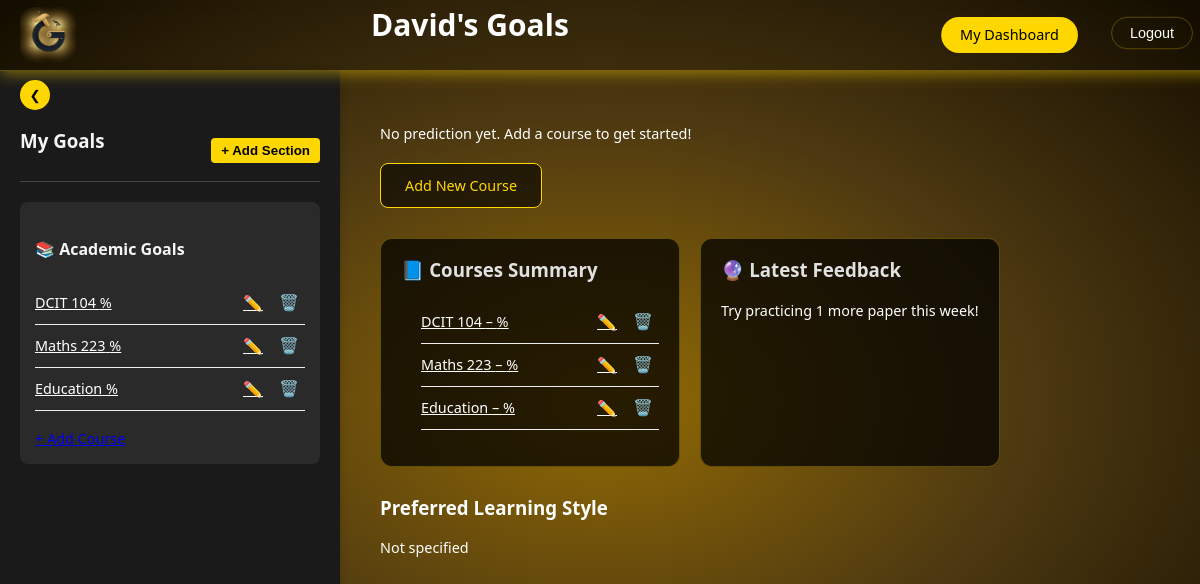
The app's page /polls/hero/ (signed in) with its own data.
### polls/models.py (models this page shows, shortened)
class SubjectEntry(models.Model):
    student = models.ForeignKey('Student', on_delete=models.CASCADE, related_name='subject_entries')
    subject_name = models.CharField(max_length=100)
    hours_studied = models.FloatField(default=0)
    previous_scores = models.FloatField(default=50)
    extracurricular = models.CharField(max_length=10, choices=[('Yes', 'Yes'), ('No', 'No')], default='No')
    sleep_hours = models.FloatField(default=8)
    question_papers = models.IntegerField(default=0)
    motivation = models.CharField(max_length=255, default='Medium')
    preferred_learning_style = models.TextField(default='None')
    predicted_score = models.FloatField(null=True, blank=True)
    study_guide = models.TextField(null=True, blank=True)
    study_plan_pdf = models.FileField(upload_to='study_plans/', null=True, blank=True)
    created_at = models.DateTimeField(auto_now_add=True)
    updated_at = models.DateTimeField(auto_now=True)
    class Meta:
        unique_together = ('student', 'subject_name')

### polls/views.py (the view)
# urls.py: path('hero/', views.hero_view, name='hero'),
@login_required
def hero_view(request):
    student = request.user.student
    latest_score = SubjectEntry.objects.filter(student=student).last()
    recent_feedback = "Try practicing 1 more paper this week!"
    courses = SubjectEntry.objects.filter(student__user=request.user)
    return render(request, 'hero.html', {
        'latest_score': latest_score,
        'recent_feedback': recent_feedback,
        'courses': courses,
    })

### polls/templates/hero.html (shortened to what this page needs)
{% extends 'base.html' %}
{% load static %}
{% block content %}
<div class="main-content">
    <header class="main-header">
        <div class="logo-container">
            <a href="{% url 'hero' %}" class="logo-link">
                <img src="{% static 'images/gtlogo.png' %}"
                    alt="GoalTweaks Logo"
                    class="logo-img"/>
            </a>
        </div>
        <div class="page-titles">
            <h1 class="homepage-header">{{ user.username }}'s Goals</h1>
        </div>
        <div class="auth-buttons">
            <a href="{% url 'student_dashboard' %}" class="auth-btn dashboard-btn">My Dashboard</a>
            <form action="{% url 'logout' %}" method="POST" class="logout-form">
                <button type="submit" class="auth-btn logout-btn">Logout</button>
            </form>
        </div>
    </header>
    <main class="hero-container">
        {% if latest_entry %}
        <div class="prediction-card">
            <h2>📊 Predicted Score: {{ latest_entry.predicted_score }}%</h2>
            <p><strong>Study Plan:</strong> {{ latest_entry.study_plan }}</p>
        </div>
        {% else %}
            <p class="no-prediction">No prediction yet. Add a course to get started!</p>
        {% endif %}
        <div class="button-group">
            <a href="{% url 'create_subject_entry' %}" class="btn">Add New Course</a>
        </div>
        <section class="cards">
            <div class="card">
                <h3>📘 Courses Summary</h3>
                <ul class="courses-list">
                    {% for course in courses %}
                    <li>
                        <a href="{% url 'subject_dashboard' course.id %}">
                            {{ course.subject_name }} – {{ course.entries.first.predicted_score }}%
                        </a>
                        <div class="course-actions">
                            <a href="{% url 'edit_course' course.id %}" class="edit-btn">✏️</a>
                            <form method="post" action="{% url 'delete_course' course.id %}" onsubmit="return confirm('Are you sure?');">
                                <button type="submit" class="delete-btn">🗑️</button>
                            </form>
                        </div>
                    </li>
                    {% empty %}
                    <li class="empty-message">No courses added yet.</li>
                    {% endfor %}
                </ul>
            </div>
            <div class="card">
                <h3>🔮 Latest Feedback</h3>
                <p>{{ recent_feedback }}</p>
            </div>
        </section>
        <section class="preferred-learning-style">
            <h3>Preferred Learning Style</h3>
            <p>{{ latest_entry.preferred_learning_style|default:"Not specified" }}</p>
        </section>
    </main>
</div>
{% endblock %}

### polls/templates/sidebar_component.html (shortened to what this page needs)
{% load static %}
<div class="sidebar-content">
    <div class="sidebar-header">
        <h3>My Goals</h3>
        <button class="add-section-btn" id="addSectionBtn">+ Add Section</button>
    </div>
    <div class="sections-container">
        <div class="section" data-section="academic">
            <div class="section-header">
                <h4>📚 Academic Goals</h4>
            </div>
            <ul class="courses-list">
                {% for course in courses %}
                <li class="course-item">
                    <a href="{% url 'subject_dashboard' course.id %}" class="course-link">
                        <span class="course-name">{{ course.subject_name }}</span>
                        <span class="course-score">{{ course.entries.first.predicted_score }}%</span>
                    </a>
                    <div class="course-actions">
                        <a href="{% url 'edit_course' course.id %}" class="edit-btn">✏️</a>
                        <form method="post" action="{% url 'delete_course' course.id %}" onsubmit="return confirm('Are you sure?');">
                            <button type="submit" class="delete-btn">🗑️</button>
                        </form>
                    </div>
                </li>
                {% empty %}
                <li class="empty-message">No courses added yet</li>
                {% endfor %}
            </ul>
            <a href="{% url 'create_subject_entry' %}" class="add-course-btn">+ Add Course</a>
        </div>
    </div>
</div>

### polls/static/css/styles.css (style rules this page uses)
:root { --sidebar-width: 300px; --sidebar-collapsed-width: 80px; --transition-speed: 0.3s; --sidebar-z-index: 1000; --toggle-z-index: 1001; }
.sidebar-header { display: flex; justify-content: space-between; align-items: center; margin-top: 10px; margin-bottom: 20px; border-bottom: 1px solid #444; padding-bottom: 10px; }
.main-content { transition: margin-left 0.3s ease; }
.add-section-btn { background-color: #FFD700; color: #000; border: none; padding: 5px 10px; border-radius: 4px; cursor: pointer; font-weight: bold; }
.section { margin-bottom: 20px; background-color: #2a2a2a; border-radius: 8px; padding: 15px; }

### polls/static/css/hero.css (style rules this page uses)
body { margin: 0; font-family: 'Segoe UI', sans-serif; background: radial-gradient(#946b04,#4d3911, #150e00); display: flex; color: white; }
.main-content { padding: 20px; transition: margin-left 0.3s ease; }
.main-header { position: sticky; top: 0; z-index: 999; padding: 15px; box-shadow: 0 2px 5px rgba(0,0,0,0.1); display: flex; justify-content: space-between; align-items: center; }
.hero-container { padding-left: 40px; padding-right: 40px; padding-top: 70px; max-width: 1200px; margin: auto; position: relative; z-index: 1; }
.dashboard-btn { background-color: #FFD700; color: #000; }
.logout-btn { font-weight: bold; background-color: #f4433600; color: white; border: white; cursor: pointer; }
.button-group { margin: 20px 0; display: flex; gap: 15px; margin-bottom: 30px; }
.btn { display: inline-block; padding: 12px 24px; background: rgba(0, 0, 0, 0.613); color: #FFD700; text-decoration: none; border-radius: 8px; border: 1px solid #FFD700; transition: all 0.3s ease; }
.cards { display: grid; grid-template-columns: repeat(auto-fit, minmax(300px, 1fr)); gap: 20px; margin-bottom: 30px; }
.card { background: rgba(0, 0, 0, 0.734); padding: 20px; border-radius: 12px; flex: 1; min-width: 250px; border: 1px solid rgba(255, 215, 0, 0.3); transition: all 0.3s ease; }
.card h3 { margin-top: 0; color: #e1e1e1; }
.card ul { padding-left: 20px; list-style-type: none; }
.card li { padding: 8px 0; border-bottom: 1px solid rgba(255, 215, 0, 0.1); }
.page-titles { width:40%; display: flex; align-content: center; margin: auto; }
.courses-list { list-style: none; padding: 0; }
.courses-list li { display: flex; justify-content: space-between; align-items: center; padding: 10px 0; border-bottom: 1px solid #eee; }
.courses-list li a { color: white !important; }
.course-actions { display: flex; gap: 10px; }
.homepage-header { font-size: 30px; }
.auth-buttons { display: flex; gap: 15px; }
.auth-btn { padding: 8px 15px; border-radius: 4px; text-decoration: none; font-weight: 500; }
.edit-btn, .delete-btn { background: none; border: none; cursor: pointer; font-size: 16px; }
.edit-btn { color: #2196F3; }
.delete-btn { color: #f44336; }

### polls/static/css/styles_preview.css (style rules this page uses)
* { max-width: 100vw; }
html, body { height: auto !important; min-height: 100vh; background-color: black; font-size: 16px; }
.main-header { position: fixed; top:0; left: 0; height: 70px; max-height: 100px !important; width: 100%; background: rgba(0, 0, 0, 0.09); display: flex; backdrop-filter: blur(5px); justify-content: space-between; align-items: center; z-index: 1000; border-bottom: 1px solid rgba(255, 215, 0, 0.3); padding: 0 20px; box-shadow: 0 2px 10px rgba(255, 215, 0, 0.3); }
.logo-container { height: 100%; width: 30%; display: flex; align-items: center; }
.logo-link { height: 100%; width: auto; display:flex; align-items: center; }
.logo-container img { height: 80%; transition: none !important; object-fit:contain; border-radius: 25%; }
.auth-buttons { display: flex; justify-content: flex-end; margin: 15px; width: 30%; gap: 12px; }
.auth-btn { padding: 8px 20px !important; border-radius: 20px; border: 1px solid rgba(255, 215, 0, 0.3); font-weight: 500; font-size: 1rem !important; cursor: pointer; margin-right: 12px; transform: scale(0.9); transform-origin: right center; transition: all 0.3s ease; }
img, svg, video { max-width: 100%; height: auto; }
p, li, a { font-size: clamp(0.9rem, 1vw, 1.1rem); }
h1, h2, h3 { line-height: 1.2; margin-top: 0; }

### records on screen
SubjectEntry: subject_name "DCIT 104"
SubjectEntry: subject_name "Maths 223"
SubjectEntry: subject_name "Education"

### other values on screen
{{ user.username }} "David"
{{ recent_feedback }} "Try practicing 1 more paper this week!"
{{ latest_entry.preferred_learning_style|default:"Not specified" }} "Not specified"
